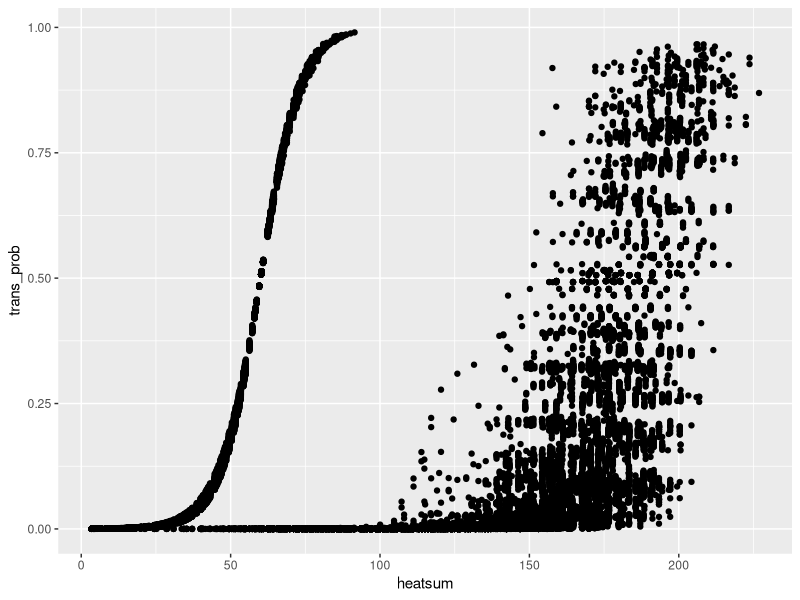
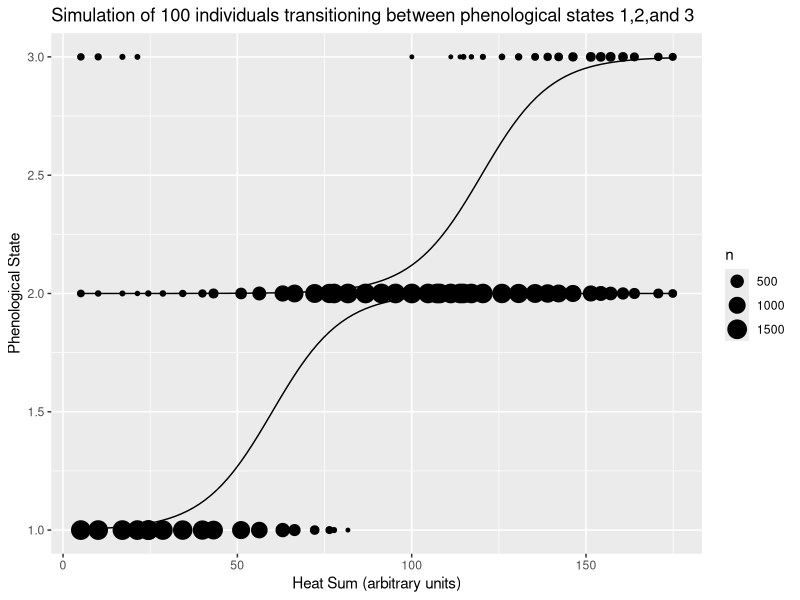
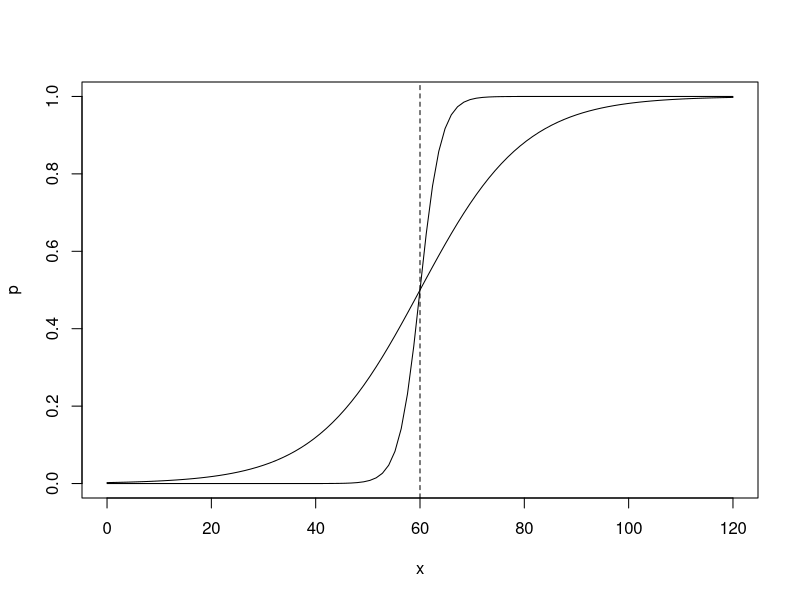

Write the R code that produced these figures, in order.
# Simulate phenology process
library(dplyr)
# Phenology transition function
## Logistic function with asymptote at 1, steepness of curve determined by k and midpoint determined by h.
calc_probability <- function(x, k = steepness, h = midpoint, i = individual_effect) { # a logistic function parameterized to estimate steepness and transition points with individual effects
    1/(1 + exp(-(k + i) * (x - h)))
}

# Assume fixed probability of transition, bernoulli
transition <- function(state1 = 1, state2 = 2, p) { #simulate the transition between two states and record the states. p is the probability of transition. Can be a vector
    x <- c(state1) # initial state
    do_trans <- 0 # initialize transition y/n
    #initialize while loop
    i <- 1
    while (do_trans < 1) {
        x <- append(x, state1) #record state1
        do_trans <- rbinom(1, size = 1, prob = p[i]) # sample for new transition probability based on p at timestep i
        i <- i + 1
    }
    x <- append(x, state2) # record transition to state2 #this could be a real slow step

    return(x)
}

build_series <- function(p1, p2) { #This function returns a series of states based on transition probability vectors. p1 is a vector of transition probabilities for transitioning from 1 to 2, p2 is a vector of transition probabilities for transitioning from 2 to 3
    state0 <- transition(state1 = 1, state2 = 2, p = p1)
    state1 <- transition(state1 = 2, state2 = 3, p = p2)
    len0 <- length(state0)
    len1 <- length(state1)
    step = c(1:(len0+len1))
    firsttrans <- data.frame(trans_prob = p1[1:length(state0)], state = state0)
    secondtrans <- data.frame(trans_prob = p2[1:length(state1)], state = state1)
    series <- rbind(firsttrans, secondtrans)
    series <- cbind(step, series)
    return(series)
}

# individuals
n_ind <- 100 #number of individuals
ind_effect <- rnorm(n_ind, mean = .05, sd = .005)

simulate_phenodata <- function(n_ind, ind_effect, year) {
    #simulate temperature data
    #temp = rep(5, 50) #constant daily temperature of 5 degrees
    temp <- rnorm(50, mean = 5, sd = 2) #simulate more complex temperature dataset - no trend, but variability
    heatsum <- cumsum(temp)

    #calculate probabilities of transition at different heatsums
    probs1 <- lapply(ind_effect, calc_probability, x=heatsum, k = 0.1, h = 60)
    probs2 <- lapply(ind_effect, calc_probability, x=heatsum, k = 0.1, h = 120) #IS THIS WRONG? WHY ISN'T IT 120
    #probs1 <- calc_probability(heatsum, k = 0.1, h = 60)
    #probs2 <- calc_probability(heatsum, k = 0.1, h = 120)

    phenofakes <- data.frame()
    for (i in c(1:n_ind)) {
        x <- build_series(probs1[[i]], probs2[[i]])
        #print(c("length", length(x[[1]])))
        indset <- cbind(ind = i, x)
        phenofakes <- rbind(phenofakes, indset)
    }

    phenofakes$heatsum <- heatsum[phenofakes$step]
    phenofakes$year <- year
    return(phenofakes)

}

phenofakes <- lapply(1:15, simulate_phenodata, n_ind = n_ind, ind_effect = ind_effect)
phenofakes <- do.call(rbind, phenofakes)


library(ggplot2)
library(dplyr)

# ggplot(phenofakes, aes(x = trans_prob, fill = as.factor(state))) +
#     geom_histogram(position = "dodge")


ggplot(phenofakes[which(phenofakes$state < 3),], aes(x = heatsum, y = trans_prob)) +
    geom_jitter() #+
   # stat_function(fun=function(x) 1/(1 + exp(-0.1 * (x - 50))))

# phenofakes %>%
#     filter(state < 3) %>%
ggplot(data= phenofakes, aes(x = heatsum[step], y = state)) +
    geom_count() +
    stat_function(fun=function(x) 1+(1/(1 + exp(-0.1 * (x - 60))))) +
   # facet_grid(year ~ .) +
    stat_function(fun=function(x) 2+(1/(1 + exp(-0.1 * (x - 120))))) +
    ggtitle("Simulation of 100 individuals transitioning between phenological states 1,2,and 3") +
    ylab("Phenological State") +
    xlab("Heat Sum (arbitrary units)")+
    theme_set(theme_gray(base_size = 25))

curve(1/(1 + exp(-0.1 * (x - 60))), from = 0, to = 120, ylab = "p", xlab = "x")
curve(1/(1 + exp(-0.5 * (x - 60))), from = 0, to = 120, add = TRUE)
abline(v = 60, lty = 2)
